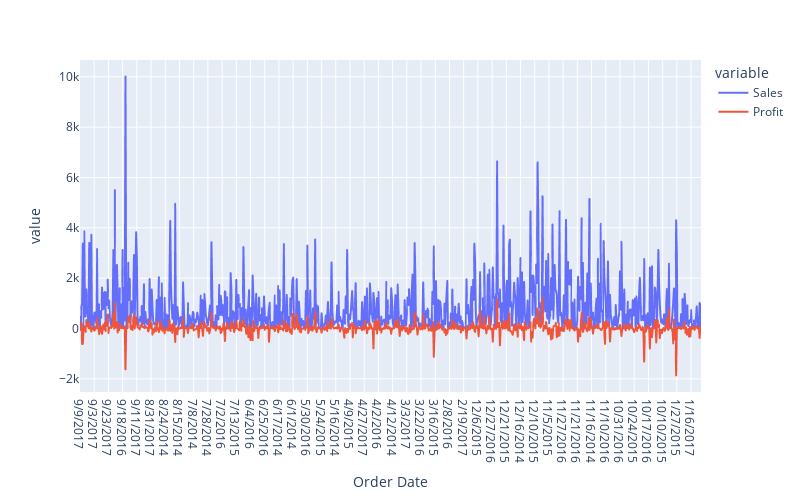

Notebook cell for this chart:
### Markdown cell above
Analyse the trend of total sales and profits over time.

### Code cell
# Graph Logic
chosen_cols1 = ['Sales', 'Profit']
total_sales = df.groupby('Order Date')[chosen_cols1].sum().reset_index().sort_values(by='Order Date', ascending=False)
total_sales

# Graph plotting
fig = px.line(total_sales, x='Order Date', y=chosen_cols1, width=800, height=500)

# Plot Settings
fig.write_image("line_plot.jpg")
fig.show()

### Figure 1 — Plotly figure (JSON) as saved in the notebook; plotly's stock layout.template omitted (floating-point values rounded to 4 significant figures; data arrays with more than 128 entries replaced by an {"elided": "..."} marker saying what was removed)
{"data": [{"hovertemplate": "variable=Sales<br>Order Date=%{x}<br>value=%{y}<extra></extra>", "legendgroup": "Sales", "line": {"color": "#636efa", "dash": "solid"}, "marker": {"symbol": "circle"}, "mode": "lines", "name": "Sales", "showlegend": true, "type": "scattergl", "x": {"elided": "875 str values"}, "xaxis": "x", "y": {"elided": "875 float values"}, "yaxis": "y"}, {"hovertemplate": "variable=Profit<br>Order Date=%{x}<br>value=%{y}<extra></extra>", "legendgroup": "Profit", "line": {"color": "#EF553B", "dash": "solid"}, "marker": {"symbol": "circle"}, "mode": "lines", "name": "Profit", "showlegend": true, "type": "scattergl", "x": {"elided": "875 str values"}, "xaxis": "x", "y": {"elided": "875 float values"}, "yaxis": "y"}], "layout": {"height": 500, "legend": {"title": {"text": "variable"}, "tracegroupgap": 0}, "margin": {"t": 60}, "width": 800, "xaxis": {"anchor": "y", "domain": [0, 1], "title": {"text": "Order Date"}}, "yaxis": {"anchor": "x", "domain": [0, 1], "title": {"text": "value"}}}}
